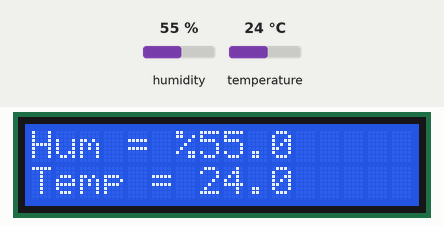
Recording of a sketch running on a simulated Arduino Uno, built with avr-gcc and run on an emulated ATmega328P. Parts: 16×2 character LCD. Wiring (inferred from the names in the program): DHT11 sensor: data A0. The test bench sets the inputs (shaded band); at power-on: humidity 55 %, temperature 24 °C.

Above: at 2.7 s.
2.8 s: humidity set to 22 %
At 4.5 s:
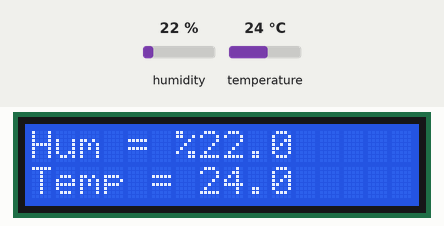
5.8 s: temperature set to 12 °C
At 6.7 s:
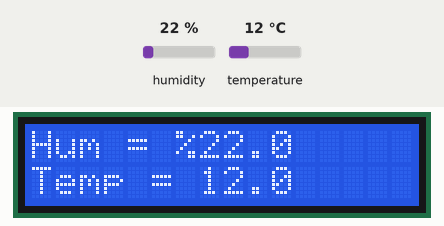
8.8 s: humidity set to 40 %
At 11.1 s:
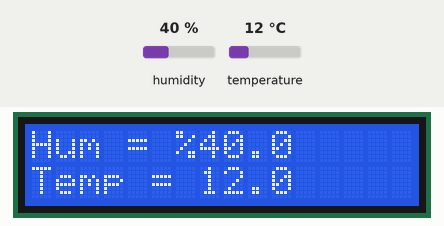
11.8 s: temperature set to 19 °C
At 13.4 s:
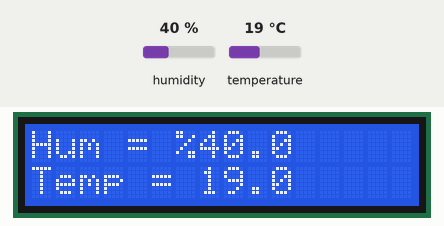
Timing chart, 0 to 14.9 s (numbered marks = the images above; inputs shaded):
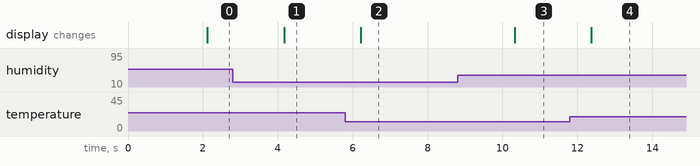

The sketch:

TempAndLCD.ino
```cpp
//Compatible with the Arduino IDE 1.0
//Library version:1.1
#include <Wire.h>
#include <LiquidCrystal_I2C.h>
#include "dht.h"
#define dht_apin A0
dht DHT;
LiquidCrystal_I2C lcd(0x27,16,2);  // set the LCD address to 0x27 for a 16 chars and 2 line display

void setup()
{
  lcd.init(); // Инициализация lcd
  lcd.backlight(); // Включаем подсветку

  Serial.begin(9600);
}


void loop()
{

  // Добавляем паузы в несколько секунд между измерениями
delay(2000);

  DHT.read11(dht_apin);
// Reading temperature or humidity takes about 250 milliseconds!
// Sensor readings may also be up to 2 seconds 'old' (its a very slow sensor)
float h = DHT.humidity;
// Read temperature as Celsius
float t = DHT.temperature;
// Read temperature as Fahrenheit

// Выводим показания влажности и температуры
lcd.setCursor(0, 0); // Устанавливаем курсор в начало 1 строки
lcd.print("Hum = % "); // Выводим текст
lcd.setCursor(7, 0); // Устанавливаем курсор на 7 символ
lcd.print(h, 1); // Выводим на экран значение влажности
lcd.setCursor(0, 1); // Устанавливаем курсор в начало 2 строки
lcd.print("Temp = \1C "); // Выводим текст, \1 - значок градуса
lcd.setCursor(7, 1); // Устанавливаем курсор на 7 символ
lcd.print(t,1); // Выводим значение температуры
}
```

dht.cpp
```cpp
//
//    FILE: dht22.cpp
// VERSION: 0.1.00
// PURPOSE: DHT22 Temperature & Humidity Sensor library for Arduino
//
// DATASHEET:
//
// HISTORY:
// 0.1.0 by Rob Tillaart (01/04/2011)
// inspired by DHT11 library
//

#include "dht.h"

#define TIMEOUT 10000

/////////////////////////////////////////////////////
//
// PUBLIC
//


// return values:
//  0 : OK
// -1 : checksum error
// -2 : timeout
int dht::read11(uint8_t pin)
{
	// READ VALUES
	int rv = read(pin);
	if (rv != 0) return rv;

	// CONVERT AND STORE
	humidity    = bits[0];  // bit[1] == 0;
	temperature = bits[2];  // bits[3] == 0;

	// TEST CHECKSUM
	uint8_t sum = bits[0] + bits[2]; // bits[1] && bits[3] both 0
	if (bits[4] != sum) return -1;

	return 0;
}

// return values:
//  0 : OK
// -1 : checksum error
// -2 : timeout
int dht::read22(uint8_t pin)
{
	// READ VALUES
	int rv = read(pin);
	if (rv != 0) return rv;

	// CONVERT AND STORE
	humidity    = word(bits[0], bits[1]) * 0.1;

	int sign = 1;
	if (bits[2] & 0x80) // negative temperature
	{
		bits[2] = bits[2] & 0x7F;
		sign = -1;
	}
	temperature = sign * word(bits[2], bits[3]) * 0.1;


	// TEST CHECKSUM
	uint8_t sum = bits[0] + bits[1] + bits[2] + bits[3];
	if (bits[4] != sum) return -1;

	return 0;
}

/////////////////////////////////////////////////////
//
// PRIVATE
//

// return values:
//  0 : OK
// -2 : timeout
int dht::read(uint8_t pin)
{
	// INIT BUFFERVAR TO RECEIVE DATA
	uint8_t cnt = 7;
	uint8_t idx = 0;

	// EMPTY BUFFER
	for (int i=0; i< 5; i++) bits[i] = 0;

	// REQUEST SAMPLE
	pinMode(pin, OUTPUT);
	digitalWrite(pin, LOW);
	delay(20);
	digitalWrite(pin, HIGH);
	delayMicroseconds(40);
	pinMode(pin, INPUT);

	// GET ACKNOWLEDGE or TIMEOUT
	unsigned int loopCnt = TIMEOUT;
	while(digitalRead(pin) == LOW)
		if (loopCnt-- == 0) return -2;

	loopCnt = TIMEOUT;
	while(digitalRead(pin) == HIGH)
		if (loopCnt-- == 0) return -2;

	// READ THE OUTPUT - 40 BITS => 5 BYTES
	for (int i=0; i<40; i++)
	{
		loopCnt = TIMEOUT;
		while(digitalRead(pin) == LOW)
			if (loopCnt-- == 0) return -2;

		unsigned long t = micros();

		loopCnt = TIMEOUT;
		while(digitalRead(pin) == HIGH)
			if (loopCnt-- == 0) return -2;

		if ((micros() - t) > 40) bits[idx] |= (1 << cnt);
		if (cnt == 0)   // next byte?
		{
			cnt = 7;
			idx++;
		}
		else cnt--;
	}

	return 0;
}
//
// END OF FILE
//
```

dht.h
```cpp
//
//    FILE: dht.h
// VERSION: 0.1.00
// PURPOSE: DHT Temperature & Humidity Sensor library for Arduino
//
//     URL: http://arduino.cc/playground/Main/DHTLib
//
// HISTORY:
// see dht.cpp file
//

#ifndef dht_h
#define dht_h

#if ARDUINO >= 100
 #include "Arduino.h"
#else
 #include "WProgram.h"
#endif

#define DHT_LIB_VERSION "0.1.00"

class dht
{
public:
	int read11(uint8_t pin);
    int read22(uint8_t pin);
	double humidity;
	double temperature;

private:
	uint8_t bits[5];  // buffer to receive data
	int read(uint8_t pin);
};
#endif
//
// END OF FILE
//
```

Measured:
- after the input at 2.8 s, the display: changes after 1.4 s (image 1)
- after the input at 5.8 s, the display: changes after 0.42 s (image 2)
- after the input at 8.8 s, the display: changes after 1.5 s (image 3)
- after the input at 11.8 s, the display: changes after 0.57 s (image 4)
